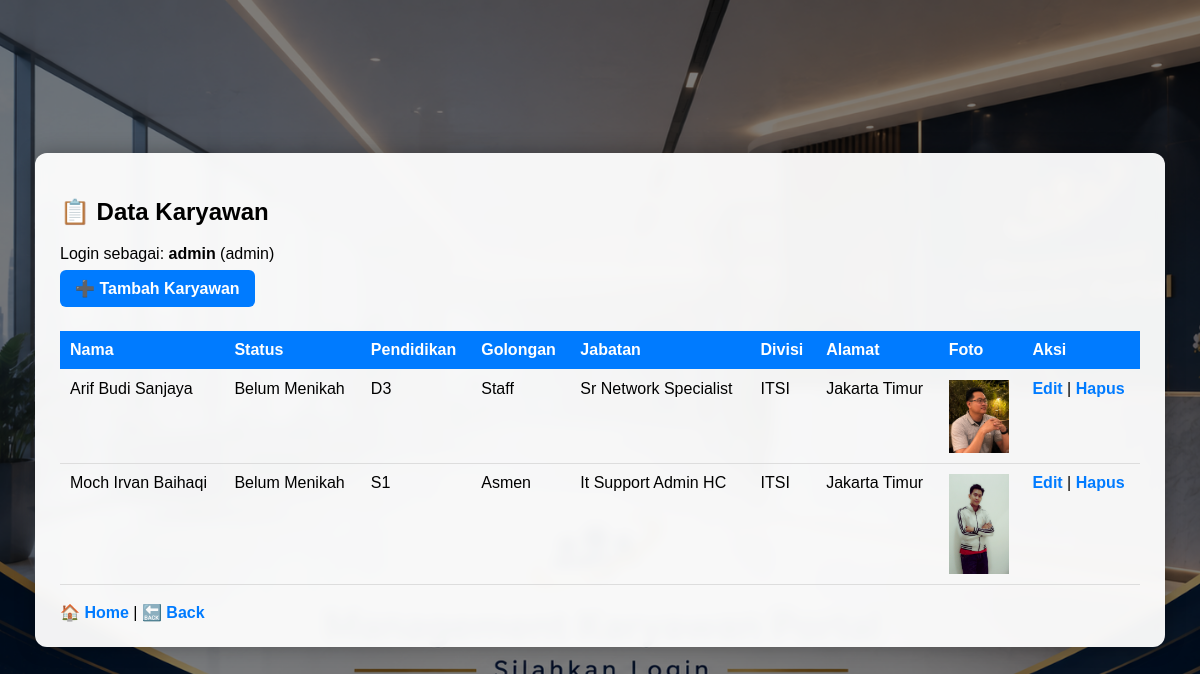
Screenshot of /karyawan/index.php (signed in) with the database file from the repository.
### tables this page shows
CREATE TABLE `karyawan` (
  `id` int(11) NOT NULL,
  `nama` varchar(100) DEFAULT NULL,
  `status` varchar(20) DEFAULT NULL,
  `pendidikan` varchar(50) DEFAULT NULL,
  `golongan` int(2) DEFAULT NULL,
  `jabatan` varchar(100) DEFAULT NULL,
  `divisi` varchar(50) DEFAULT NULL,
  `alamat` text DEFAULT NULL,
  `foto` varchar(255) DEFAULT NULL,
  `username` varchar(50) DEFAULT NULL
);

### karyawan/index.php (the view, shortened to what this page needs)
<?php
include "../config.php";
function golonganText($g){
    switch($g){
        case 12: return "Staff";
        case 14: return "Asmen";
    }
}
$data = mysqli_query($koneksi,"SELECT * FROM karyawan");
?>
<link rel="stylesheet" href="../assets/style.css">
<div class="overlay">
    <div class="content-box">
        <h2>📋 Data Karyawan</h2>
        <p>
            Login sebagai:
            <b><?= $_SESSION['username']; ?></b>
            (<?= $_SESSION['role']; ?>)
        </p>
        <a class="btn" href="tambah.php">➕ Tambah Karyawan</a>
        <br><br>
        <table class="table-modern">
            <tr>
                <th>Nama</th>
                <th>Status</th>
                <th>Pendidikan</th>
                <th>Golongan</th>
                <th>Jabatan</th>
                <th>Divisi</th>
                <th>Alamat</th>
                <th>Foto</th>
                <th>Aksi</th>
            </tr>
            <?php while($d = mysqli_fetch_assoc($data)){ ?>
            <tr>
                <td><?= $d['nama']; ?></td>
                <td><?= $d['status']; ?></td>
                <td><?= $d['pendidikan']; ?></td>
                <td><?= golonganText($d['golongan']); ?></td>
                <td><?= $d['jabatan']; ?></td>
                <td><?= $d['divisi']; ?></td>
                <td><?= $d['alamat']; ?></td>
                <td>
                    <?php if(!empty($d['foto'])){ ?>
                        <img src="../upload/foto_karyawan/<?= $d['foto']; ?>" width="60">
                    <?php } else { ?>
                        -
                    <?php } ?>
                </td>
                <td>
                    <a href="edit.php?id=<?= $d['id']; ?>">Edit</a>
                    <?php if($_SESSION['role'] == 'admin'){ ?>
                        | <a href="hapus.php?id=<?= $d['id']; ?>" onclick="return confirm('Yakin hapus?')">Hapus</a>
                    <?php } ?>
                </td>
            </tr>
            <?php } ?>
        </table>
        <br>
        <a href="../index.php">🏠 Home</a> |
        <a href="javascript:history.back()">🔙 Back</a>
    </div>
</div>

### assets/style.css (style rules this page uses)
.overlay { background: rgba(0,0,0,0.5); min-height: 100vh; display: flex; justify-content: center; align-items: center; }
.content-box { width: 90%; max-width: 1100px; padding: 25px; background: rgba(255,255,255,0.95); border-radius: 12px; box-shadow: 0 0 20px rgba(0,0,0,0.3); backdrop-filter: blur(6px); }
table td { vertical-align: top; }
.btn { padding: 10px 15px; background: #007bff; color: white; text-decoration: none; border-radius: 6px; font-weight: bold; border: none; cursor: pointer; }
.table-modern { width: 100%; border-collapse: collapse; margin-top: 15px; }
.table-modern th { background: #007bff; color: white; padding: 10px; text-align: left; }
.table-modern td { padding: 10px; border-bottom: 1px solid #ddd; }
a { text-decoration: none; color: #007bff; font-weight: bold; }

### rows the page displays
karyawan: nama "Arif Budi Sanjaya", status "Belum Menikah", pendidikan "D3", golongan "Staff", jabatan "Sr Network Specialist", divisi "ITSI", alamat "Jakarta Timur", foto (picture)
karyawan: nama "Moch Irvan Baihaqi", status "Belum Menikah", pendidikan "S1", golongan "Asmen", jabatan "It Support Admin HC", divisi "ITSI", alamat "Jakarta Timur", foto (picture)

### other values shown
$_SESSION['username'] "admin"
$_SESSION['role'] "admin"
